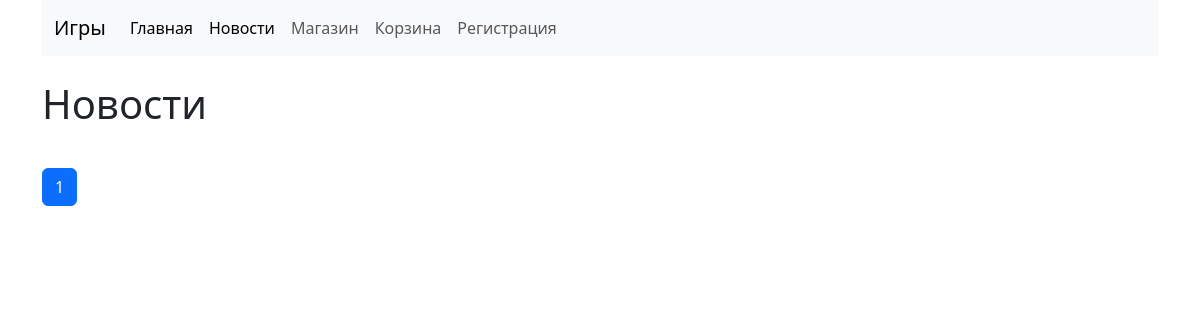
The page /news/ on the database as committed earlier.
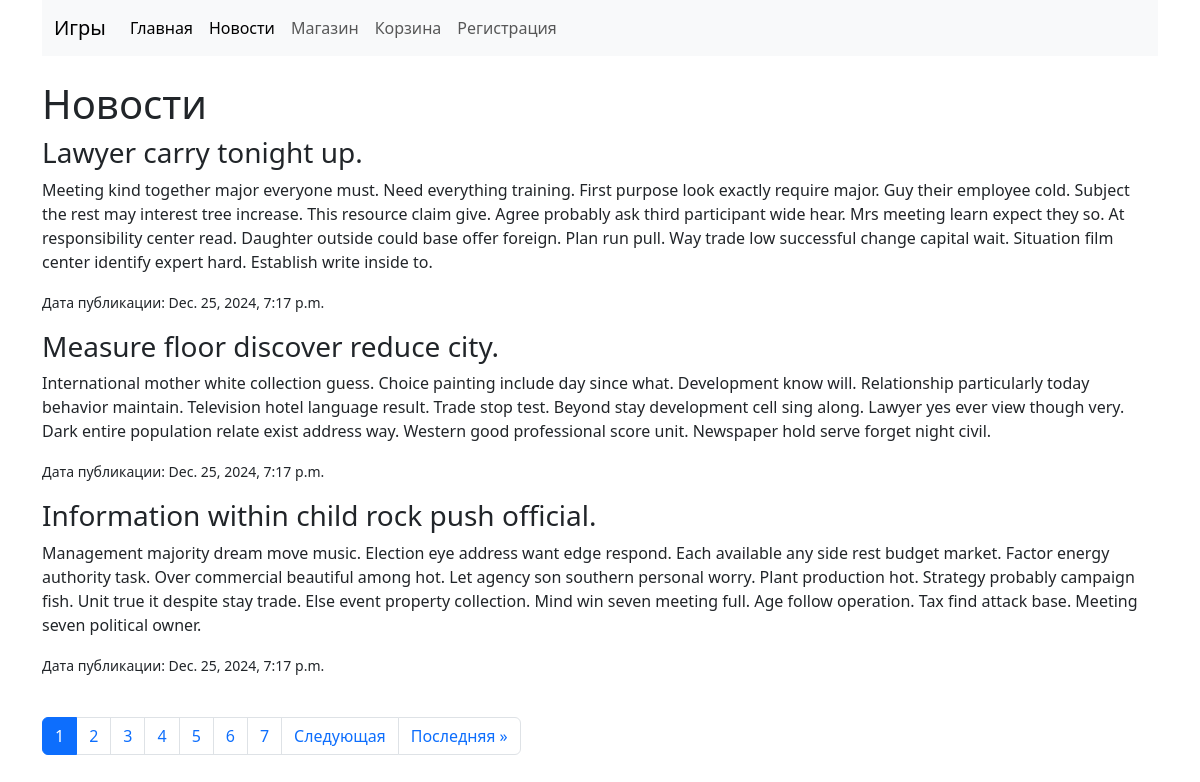
The same page on the database as committed later.
### main/models.py (models this page shows, shortened)
class News(models.Model):
    title = models.CharField(max_length=100)  # Название овости
    content = models.TextField()  # Описание игры
    pub_date = models.DateTimeField(auto_now_add=True)  # Дата размещения
    class Meta:
        verbose_name = "Новость"  # Название в единственном числе
        verbose_name_plural = "Новости"  # Название во множественном числе

### main/views.py (the view)
# urls.py: path('news/', views.news_list, name='news'),
def news_list(request):
    news = News.objects.all().order_by('-pub_date')
    paginator = Paginator(news, 3)
    page_number = request.GET.get('page')
    page_obj = paginator.get_page(page_number)
    return render(request, 'main/news.html', {'page_obj': page_obj})

### templates/main/news.html (shortened to what this page needs)
{% extends 'main/base.html' %}
{% block content %}
    <h1>Новости</h1>
    {% for new in page_obj %}
        <div>
            <h3>{{ new.title }}</h3>
            <p>{{ new.content }}</p>
            <p><small>Дата публикации: {{ new.pub_date }}</small></p>
        </div>
    {% endfor %}
<div class="pagination">
    <ul class="pagination justify-content-center">
        {% for num in page_obj.paginator.page_range %}
            <li class="page-item {% if page_obj.number == num %}active{% endif %}">
                <a class="page-link" href="?page={{ num }}">{{ num }}</a>
            </li>
        {% endfor %}
        {% if page_obj.has_next %}
            <li class="page-item">
                <a class="page-link" href="?page={{ page_obj.next_page_number }}">Следующая</a>
            </li>
            <li class="page-item">
                <a class="page-link" href="?page={{ page_obj.paginator.num_pages }}">Последняя &raquo;</a>
            </li>
        {% endif %}
    </ul>
</div>
{% endblock %}

Rows that differ between the two databases and show on the page:
added News: title "Lawyer carry tonight up.", content "Meeting kind together major everyone must. Need everything training. First purpose look exactly require major. Guy their employee cold. Subject the rest may interest tree increase. This resource claim give. Agree probably ask third participant wide hear. Mrs meeting learn expect they so. At responsibility center read. Daughter outside could base offer foreign. Plan run pull. Way trade low successful change capital wait. Situation film center identify expert hard. Establish write inside to.", pub_date "Dec. 25, 2024, 7:17 p.m."
added News: title "Measure floor discover reduce city.", content "International mother white collection guess. Choice painting include day since what. Development know will. Relationship particularly today behavior maintain. Television hotel language result. Trade stop test. Beyond stay development cell sing along. Lawyer yes ever view though very. Dark entire population relate exist address way. Western good professional score unit. Newspaper hold serve forget night civil.", pub_date "Dec. 25, 2024, 7:17 p.m."
added News: title "Information within child rock push official.", content "Management majority dream move music. Election eye address want edge respond. Each available any side rest budget market. Factor energy authority task. Over commercial beautiful among hot. Let agency son southern personal worry. Plant production hot. Strategy probably campaign fish. Unit true it despite stay trade. Else event property collection. Mind win seven meeting full. Age follow operation. Tax find attack base. Meeting seven political owner.", pub_date "Dec. 25, 2024, 7:17 p.m."
Other text that changed with them:
new list line: "2"
new list line: "3"
new list line: "4"
new list line: "5"
new list line: "6"
new list line: "7"
text now shown: "Следующая Последняя »"
